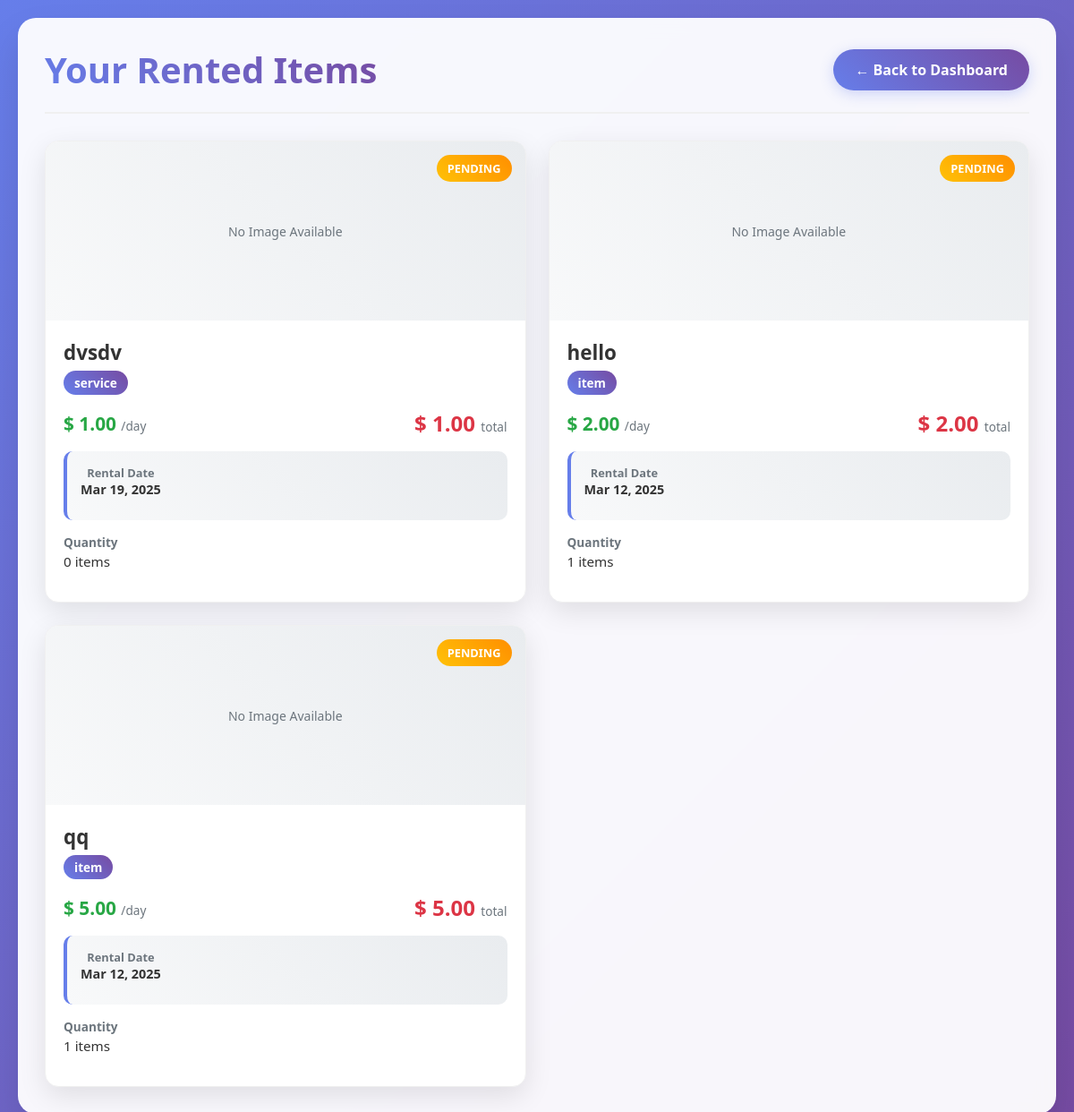
/source-code/listed_item.php (signed in), run on the app's committed database.
### tables this page shows
CREATE TABLE IF NOT EXISTS `sales` (
  `id` int NOT NULL AUTO_INCREMENT,
  `renter_email` varchar(255) NOT NULL,
  `lister_email` varchar(255) NOT NULL,
  `item_name` varchar(255) NOT NULL,
  `item_type` enum('item','service') NOT NULL,
  `price` decimal(10,2) NOT NULL,
  `quantity` int DEFAULT '1',
  `rent_date` date NOT NULL,
  `start_date` date DEFAULT NULL,
  `end_date` date DEFAULT NULL,
  `rental_time` time DEFAULT NULL,
  `phone_number` varchar(20) DEFAULT NULL,
  `delivery_method` varchar(20) DEFAULT NULL,
  `total_price` decimal(10,2) NOT NULL,
  `status` enum('pending','confirmed','cancelled') DEFAULT 'pending',
  PRIMARY KEY (`id`)
);

### source-code/listed_item.php (the view, shortened to what this page needs)
<?php
include 'db.php';
$renter_email = $_SESSION['email'];
$sql = "SELECT s.*, l.image, l.description, l.city, l.district
        FROM sales s
        LEFT JOIN listings l ON s.item_name = l.name
        WHERE s.renter_email = ?
        ORDER BY s.rent_date DESC";
$stmt = $conn->prepare($sql);
$stmt->bind_param("s", $renter_email);
$stmt->execute();
$result = $stmt->get_result();
?>
<!DOCTYPE html>
<html lang="en">
<head>
</head>
<body>
<div class="container">
    <div class="header">
        <h2>Your Rented Items</h2>
        <a href="userdashboard.php" class="back-btn">← Back to Dashboard</a>
    </div>
    <?php if ($result && $result->num_rows > 0): ?>
        <div class="items-grid">
            <?php while ($row = $result->fetch_assoc()): ?>
                <div class="item-card">
                    <?php
                    $rawStatus = $row['status'] ?? 'pending';
                    $status = strtolower(trim($rawStatus));
                    $statusMapping = [
                        'pending' => 'pending',
                        'confirmed' => 'confirmed',
                        'approved' => 'confirmed',
                        'delivered' => 'delivered',
                        'completed' => 'completed',
                        'finished' => 'completed',
                        'returned' => 'completed',
                        'cancelled' => 'cancelled',
                        'canceled' => 'cancelled',
                        'rejected' => 'cancelled'
                    ];
                    $normalizedStatus = $statusMapping[$status] ?? $status;
                    $statusClass = 'status-' . $normalizedStatus;
                    $statusText = ucfirst($rawStatus);
                    ?>
                    <div class="status-badge <?php echo $statusClass; ?>">
                        <?php echo htmlspecialchars($statusText); ?>
                    </div>
                    <div class="item-image">
                        <?php
                        $imagePath = '';
                        if (!empty($imagePath)): ?>
                            <img src="<?php echo htmlspecialchars($imagePath); ?>"
                                 alt="<?php echo htmlspecialchars($row['item_name']); ?>"
                                 onerror="this.parentElement.innerHTML='<div class=\'no-image\'>No Image Available</div>'">
                        <?php else: ?>
                            <div class="no-image">No Image Available</div>
                        <?php endif; ?>
                    </div>
                    <div class="item-content">
                        <div class="item-header">
                            <div>
                                <div class="item-name"><?php echo htmlspecialchars($row['item_name']); ?></div>
                                <div class="item-type"><?php echo htmlspecialchars($row['item_type']); ?></div>
                            </div>
                        </div>
                        <div class="price-section">
                            <div class="price-tag">
                                $ <?php echo number_format($row['price'], 2); ?>
                                <span>/day</span>
                            </div>
                            <div class="total-price">
                                $ <?php echo number_format($row['total_price'], 2); ?>
                                <span>total</span>
                            </div>
                        </div>
                        <div class="rental-info">
                            <div class="rental-dates">
                                <div class="date-item">
                                    <div class="date-label">Rental Date</div>
                                    <div class="date-value"><?php echo date('M d, Y', strtotime($row['rent_date'])); ?></div>
                                </div>
                            </div>
                        </div>
                        <div class="item-details">
                            <div class="detail-item">
                                <span class="detail-label">Quantity</span>
                                <span class="detail-value"><?php echo htmlspecialchars($row['quantity']); ?> items</span>
                            </div>
                        </div>
                    </div>
                </div>
            <?php endwhile; ?>
        </div>
    <?php endif; ?>
</div>
</body>
</html>

### source-code/listed_item.php (style rules this page uses)
* { margin: 0; padding: 0; box-sizing: border-box; }
body { font-family: 'Segoe UI', Tahoma, Geneva, Verdana, sans-serif; background: linear-gradient(135deg, #667eea 0%, #764ba2 100%); min-height: 100vh; padding: 20px; }
.container { max-width: 1200px; margin: 0 auto; background: rgba(255, 255, 255, 0.95); border-radius: 20px; padding: 30px; box-shadow: 0 20px 40px rgba(0, 0, 0, 0.1); backdrop-filter: blur(10px); }
.header { display: flex; justify-content: space-between; align-items: center; margin-bottom: 30px; padding-bottom: 20px; border-bottom: 2px solid #f0f0f0; }
.back-btn { background: linear-gradient(45deg, #667eea, #764ba2); color: white; padding: 12px 24px; text-decoration: none; border-radius: 25px; font-weight: 600; transition: all 0.3s ease; box-shadow: 0 4px 15px rgba(102, 126, 234, 0.3); }
h2 { color: #333; font-size: 2.5rem; font-weight: 700; background: linear-gradient(45deg, #667eea, #764ba2); -webkit-background-clip: text; -webkit-text-fill-color: transparent; background-clip: text; }
.items-grid { display: grid; grid-template-columns: repeat(auto-fill, minmax(380px, 1fr)); gap: 25px; margin-top: 30px; }
.item-card { background: white; border-radius: 15px; overflow: hidden; box-shadow: 0 10px 30px rgba(0, 0, 0, 0.1); transition: all 0.3s ease; border: 1px solid #f0f0f0; position: relative; }
.status-badge { position: absolute; top: 15px; right: 15px; padding: 6px 12px; border-radius: 20px; font-size: 0.8rem; font-weight: 600; z-index: 10; text-transform: uppercase; }
.status-pending { background: linear-gradient(45deg, #ffc107, #ff8f00); color: white; }
.item-image { width: 100%; height: 200px; object-fit: cover; background: linear-gradient(45deg, #f0f0f0, #e0e0e0); position: relative; }
.no-image { display: flex; align-items: center; justify-content: center; background: linear-gradient(45deg, #f8f9fa, #e9ecef); color: #6c757d; font-size: 14px; height: 200px; }
.item-content { padding: 20px; }
.item-header { display: flex; justify-content: space-between; align-items: flex-start; margin-bottom: 15px; }
.item-name { font-size: 1.4rem; font-weight: 700; color: #333; margin-bottom: 5px; }
.item-type { background: linear-gradient(45deg, #667eea, #764ba2); color: white; padding: 4px 12px; border-radius: 20px; font-size: 0.85rem; font-weight: 600; }
.price-section { display: flex; justify-content: space-between; align-items: center; margin-bottom: 15px; }
.price-tag { font-size: 1.3rem; font-weight: 700; color: #28a745; }
.total-price { font-size: 1.5rem; font-weight: 800; color: #dc3545; }
.price-tag span, .total-price span { font-size: 0.85rem; color: #6c757d; font-weight: 400; }
.item-details { display: grid; grid-template-columns: 1fr 1fr; gap: 15px; margin-bottom: 15px; }
.detail-item { display: flex; flex-direction: column; }
.detail-label { font-size: 0.85rem; color: #6c757d; font-weight: 600; margin-bottom: 2px; }
.detail-value { font-size: 0.95rem; color: #333; font-weight: 500; }
.rental-info { background: linear-gradient(45deg, #f8f9fa, #e9ecef); padding: 15px; border-radius: 10px; margin-bottom: 15px; border-left: 4px solid #667eea; }
.rental-dates { display: flex; justify-content: space-between; margin-bottom: 10px; }
.date-item { text-align: center; }
.date-label { font-size: 0.8rem; color: #6c757d; font-weight: 600; }
.date-value { font-size: 0.9rem; color: #333; font-weight: 700; }

### data on the page
sales: status "PENDING", item_name "dvsdv", item_type "service", price "1.00", total_price "1.00", rent_date "Mar 19, 2025", quantity "0"
sales: status "PENDING", item_name "hello", item_type "item", price "2.00", total_price "2.00", rent_date "Mar 12, 2025", quantity "1"
sales: status "PENDING", item_name "qq", item_type "item", price "5.00", total_price "5.00", rent_date "Mar 12, 2025", quantity "1"
